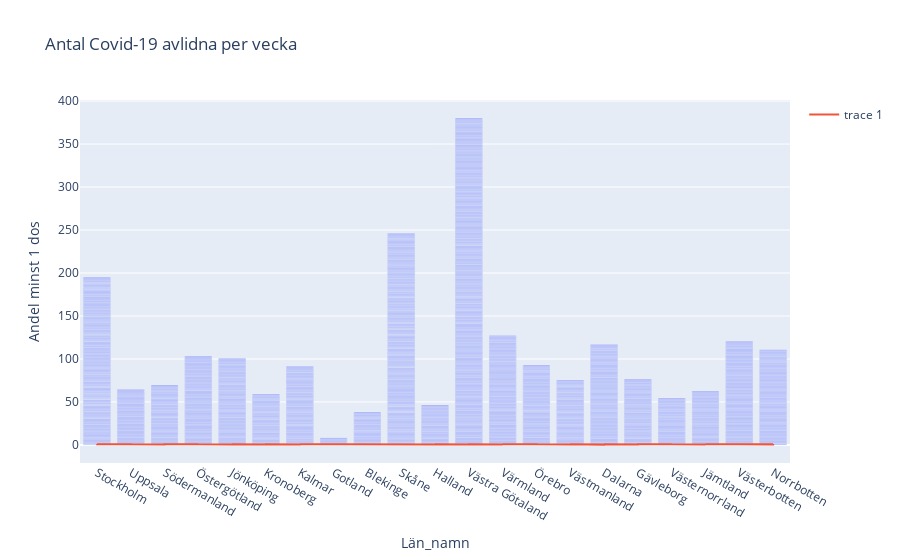

Notebook code cell kept with this figure:
### Code cell
## Uppgift 2e

fig1 = px.bar(smittodata_v_r, x= "Län_namn", y = "Andel minst 1 dos", title= "Antal Covid-19 avlidna per vecka")
fig1.add_scatter(x=smittodata_v_r["Län_namn"],y=smittodata_v_r["Andel färdigvaccinerade"])
fig1.show()

### Figure 1 — Plotly figure (JSON) as saved in the notebook; plotly's stock layout.template omitted (floating-point values rounded to 4 significant figures; data arrays with more than 128 entries replaced by an {"elided": "..."} marker saying what was removed)
{"data": [{"alignmentgroup": "True", "hovertemplate": "Län_namn=%{x}<br>Andel minst 1 dos=%{y}<extra></extra>", "legendgroup": "", "marker": {"color": "#636efa", "pattern": {"shape": ""}}, "name": "", "offsetgroup": "", "orientation": "v", "showlegend": false, "textposition": "auto", "type": "bar", "x": {"elided": "2610 str values"}, "xaxis": "x", "y": {"elided": "2610 float values"}, "yaxis": "y"}, {"type": "scatter", "x": {"elided": "2610 str values"}, "y": {"elided": "2610 float values"}}], "layout": {"barmode": "relative", "legend": {"tracegroupgap": 0}, "title": {"text": "Antal Covid-19 avlidna per vecka"}, "xaxis": {"anchor": "y", "domain": [0, 1], "title": {"text": "Län_namn"}}, "yaxis": {"anchor": "x", "domain": [0, 1], "title": {"text": "Andel minst 1 dos"}}}}
